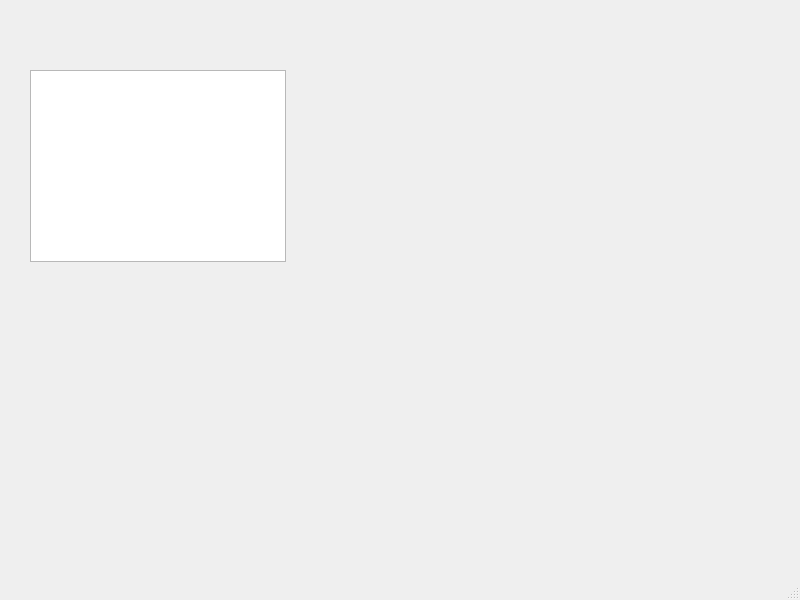
<?xml version="1.0" encoding="UTF-8"?>
<ui version="4.0">
 <class>player</class>
 <widget class="QMainWindow" name="player">
  <property name="geometry">
   <rect>
    <x>0</x>
    <y>0</y>
    <width>800</width>
    <height>600</height>
   </rect>
  </property>
  <property name="windowTitle">
   <string>player</string>
  </property>
  <widget class="QWidget" name="centralwidget">
   <widget class="QListWidget" name="listWidget">
    <property name="geometry">
     <rect>
      <x>30</x>
      <y>70</y>
      <width>256</width>
      <height>192</height>
     </rect>
    </property>
   </widget>
  </widget>
  <widget class="QMenuBar" name="menubar">
   <property name="geometry">
    <rect>
     <x>0</x>
     <y>0</y>
     <width>800</width>
     <height>25</height>
    </rect>
   </property>
  </widget>
  <widget class="QStatusBar" name="statusbar"/>
 </widget>
 <resources/>
 <connections/>
</ui>
